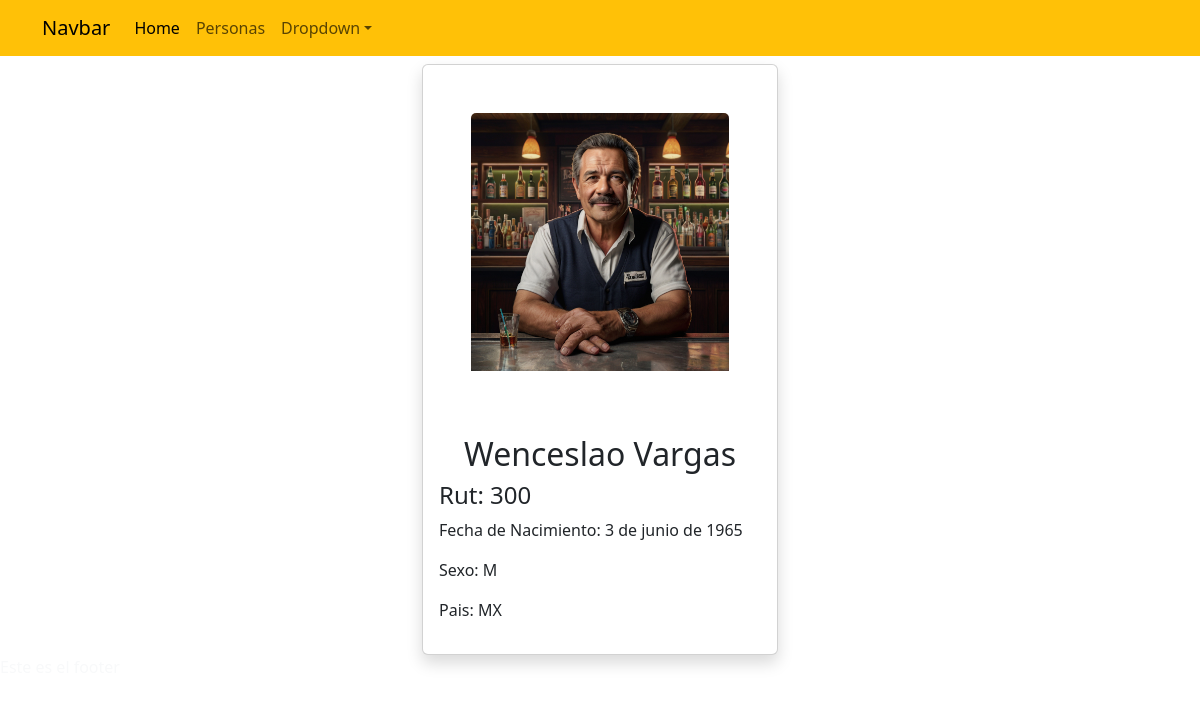
The app's page /detallepersona/300 with its own data.
### app_orm/models.py (models this page shows, shortened)
class Persona(models.Model):
    rut=models.CharField(max_length=10, primary_key=True, null=False)
    nombre=models.CharField(max_length=50, null=False)
    apellido=models.CharField(max_length=50, null=False)
    foto=models.ImageField("Imagen",upload_to='personas',null=True)
    f_nacto=models.DateField("Fecha de Nacimiento")
    sexo=models.CharField(max_length=1, default='O', choices=TIPO_SEXO)
    pais=models.CharField(max_length=20, choices=LISTA_PAISES, default='CL')

### app_orm/views.py (the view)
# urls.py: path('detallepersona/<id>',detallepersona,name='detallepersona')
def detallepersona(request,id):
    persona=get_object_or_404(Persona,rut=id)
    datos={
        "persona":persona
    }
    return render(request,'app_orm/detallepersona.html', datos)

### app_orm/templates/app_orm/detallepersona.html
{% extends "app_orm/base.html" %}
{% load static %}
{% block contenido %}
<div class="container">
    <div class="row">
        <div class="col-lg-4"></div>
        <div class="col-lg-4">
            <div class="card mt-2 shadow rounded">
               <div class="p-5">
                <img src="{{persona.foto.url}}" class="card-img-top" alt="imagen" width="50">
               </div>
                <div class="card-body">
                  <h2 class="card-title text-center">{{persona.nombre}} {{persona.apellido}}</h2>
                    <h4>Rut: {{persona.rut}}</h4>
                    <p>Fecha de Nacimiento: {{persona.f_nacto}}</p>
                    <p>Sexo: {{persona.sexo}}</p>
                    <p>Pais: {{persona.pais}}</p>
                </div>
              </div>
        </div>
        <div class="col-lg-4"></div>
    </div>
</div>
{% endblock contenido %}

### records on screen
Persona: foto (picture), nombre "Wenceslao", apellido "Vargas", rut "300", f_nacto "3 de junio de 1965", sexo "M", pais "MX"
